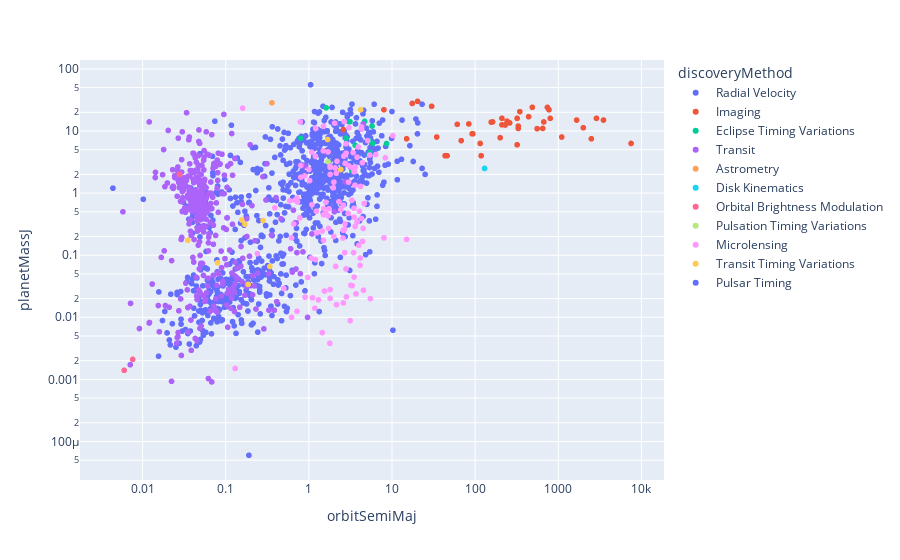

Notebook code cell kept with this figure:
### Code cell
fig = px.scatter(df, x="orbitSemiMaj", y="planetMassJ", color="discoveryMethod", log_x=True, log_y=True)

fig.show()

# add another plot with the three main discovery methods that I will analyse

### Figure 1 — Plotly figure (JSON) as saved in the notebook; plotly's stock layout.template omitted (floating-point values rounded to 4 significant figures; data arrays with more than 128 entries replaced by an {"elided": "..."} marker saying what was removed)
{"data": [{"hovertemplate": "discoveryMethod=Radial Velocity<br>orbitSemiMaj=%{x}<br>planetMassJ=%{y}<extra></extra>", "legendgroup": "Radial Velocity", "marker": {"color": "#636efa", "symbol": "circle"}, "mode": "markers", "name": "Radial Velocity", "showlegend": true, "x": {"elided": "936 float values"}, "xaxis": "x", "y": {"elided": "936 float values"}, "yaxis": "y", "type": "scattergl"}, {"hovertemplate": "discoveryMethod=Imaging<br>orbitSemiMaj=%{x}<br>planetMassJ=%{y}<extra></extra>", "legendgroup": "Imaging", "marker": {"color": "#EF553B", "symbol": "circle"}, "mode": "markers", "name": "Imaging", "showlegend": true, "x": [330.0, 118.0, 84.0, null, 156.0, 15.0, 46.0, null, 230.0, 14.0, 93.9, 260.0, 1662.0, 2.6, 200.0, 210.0, 7506.0, 440.0, 330.0, 800.0, 43.5, null, 320.0, 2000.0, 53.0, 650.0, 487.1, null, 17.5, 92.0, 30.0, 740.0, 345.0, 773.0, 20.3, 68.0, 38.0, 26.97, null, 14.7, 18.6, 243.0, 22.2, 34.5, 210.0, 140.0, 1100.0, null, 162.0, 320.0, 670.0, 3500.0, 2880.0, null, 2500.0, 8.0, 115.0, 556.0, 9.04, 61.0, 242.4], "xaxis": "x", "y": [12.0, 4.0, 13.0, null, 13.9, 7.5, 4.0, 20.95, 12.5, null, 9.0, 13.5, 15.0, 10.5, 7.8, 12.57, 6.3, 17.0, 11.0, 16.0, 4.0, 31.0, 16.0, 11.3, null, 11.0, 24.09, 5.5, 27.8, 9.0, 25.0, 24.0, 20.5, 22.0, 30.0, 7.0, null, null, null, null, null, 14.0, null, 8.0, 16.0, null, 8.0, 13.0, 14.0, 6.0, 14.0, 15.0, 16.0, 42.8, 7.5, 22.0, 6.3, 10.9, null, 12.8, 14.4], "yaxis": "y", "type": "scattergl"}, {"hovertemplate": "discoveryMethod=Eclipse Timing Variations<br>orbitSemiMaj=%{x}<br>planetMassJ=%{y}<extra></extra>", "legendgroup": "Eclipse Timing Variations", "marker": {"color": "#00cc96", "symbol": "circle"}, "mode": "markers", "name": "Eclipse Timing Variations", "showlegend": true, "x": [null, 5.75, 8.6, 3.6, 5.4, 4.69, 0.8, null, null, 1.613, 5.38, 3.39, 3.12, 3.3, null, 5.3, 5.9, 2.8], "xaxis": "x", "y": [1.86, 12.0, 6.28, 5.9, 4.5, 14.3, 7.693, 1.61, 1.76, 23.7, 6.91, 2.28, 14.15, 2.3, 5.54, 4.2, 6.3, 7.7], "yaxis": "y", "type": "scattergl"}, {"hovertemplate": "discoveryMethod=Transit<br>orbitSemiMaj=%{x}<br>planetMassJ=%{y}<extra></extra>", "legendgroup": "Transit", "marker": {"color": "#ab63fa", "symbol": "circle"}, "mode": "markers", "name": "Transit", "showlegend": true, "x": {"elided": "3880 float values"}, "xaxis": "x", "y": {"elided": "3880 float values"}, "yaxis": "y", "type": "scattergl"}, {"hovertemplate": "discoveryMethod=Astrometry<br>orbitSemiMaj=%{x}<br>planetMassJ=%{y}<extra></extra>", "legendgroup": "Astrometry", "marker": {"color": "#FFA15A", "symbol": "circle"}, "mode": "markers", "name": "Astrometry", "showlegend": true, "x": [0.36], "xaxis": "x", "y": [28.5], "yaxis": "y", "type": "scattergl"}, {"hovertemplate": "discoveryMethod=Disk Kinematics<br>orbitSemiMaj=%{x}<br>planetMassJ=%{y}<extra></extra>", "legendgroup": "Disk Kinematics", "marker": {"color": "#19d3f3", "symbol": "circle"}, "mode": "markers", "name": "Disk Kinematics", "showlegend": true, "x": [130.0], "xaxis": "x", "y": [2.5], "yaxis": "y", "type": "scattergl"}, {"hovertemplate": "discoveryMethod=Orbital Brightness Modulation<br>orbitSemiMaj=%{x}<br>planetMassJ=%{y}<extra></extra>", "legendgroup": "Orbital Brightness Modulation", "marker": {"color": "#FF6692", "symbol": "circle"}, "mode": "markers", "name": "Orbital Brightness Modulation", "showlegend": true, "x": [null, null, null, null, null, null, 0.006, 0.0076, 0.0278], "xaxis": "x", "y": [null, null, null, 2.0, 0.5, 2.1, 0.0014, 0.0021, 2.0], "yaxis": "y", "type": "scattergl"}, {"hovertemplate": "discoveryMethod=Pulsation Timing Variations<br>orbitSemiMaj=%{x}<br>planetMassJ=%{y}<extra></extra>", "legendgroup": "Pulsation Timing Variations", "marker": {"color": "#B6E880", "symbol": "circle"}, "mode": "markers", "name": "Pulsation Timing Variations", "showlegend": true, "x": [null, 1.7], "xaxis": "x", "y": [11.8, 3.2], "yaxis": "y", "type": "scattergl"}, {"hovertemplate": "discoveryMethod=Microlensing<br>orbitSemiMaj=%{x}<br>planetMassJ=%{y}<extra></extra>", "legendgroup": "Microlensing", "marker": {"color": "#FF97FF", "symbol": "circle"}, "mode": "markers", "name": "Microlensing", "showlegend": true, "x": {"elided": "133 float values"}, "xaxis": "x", "y": {"elided": "133 float values"}, "yaxis": "y", "type": "scattergl"}, {"hovertemplate": "discoveryMethod=Transit Timing Variations<br>orbitSemiMaj=%{x}<br>planetMassJ=%{y}<extra></extra>", "legendgroup": "Transit Timing Variations", "marker": {"color": "#FECB52", "symbol": "circle"}, "mode": "markers", "name": "Transit Timing Variations", "showlegend": true, "x": [0.0796, null, 0.17, null, 0.09, 0.246, 0.186, 0.0529, 0.0701, 0.0446, null, null, null, null, null, 1.68, 4.2, 0.2811, 2.42, 0.3395, 0.1554, null, 0.035], "xaxis": "x", "y": [0.07551, null, 0.3146, 6.0, null, null, 0.03398, null, null, null, null, null, null, null, null, 7.3, 22.0, 0.362, 2.4, 0.06576, 0.369, 0.202, 0.1737], "yaxis": "y", "type": "scattergl"}, {"hovertemplate": "discoveryMethod=Pulsar Timing<br>orbitSemiMaj=%{x}<br>planetMassJ=%{y}<extra></extra>", "legendgroup": "Pulsar Timing", "marker": {"color": "#636efa", "symbol": "circle"}, "mode": "markers", "name": "Pulsar Timing", "showlegend": true, "x": [10.26, 0.19, 0.36, 0.47, 23.0, 0.0044, 0.0102], "xaxis": "x", "y": [0.0062, 6e-05, 0.0107, 0.00881, 2.5, 1.2, 0.7949], "yaxis": "y", "type": "scattergl"}], "layout": {"xaxis": {"anchor": "y", "domain": [0.0, 1.0], "title": {"text": "orbitSemiMaj"}, "type": "log"}, "yaxis": {"anchor": "x", "domain": [0.0, 1.0], "title": {"text": "planetMassJ"}, "type": "log"}, "legend": {"title": {"text": "discoveryMethod"}, "tracegroupgap": 0}, "margin": {"t": 60}}}
